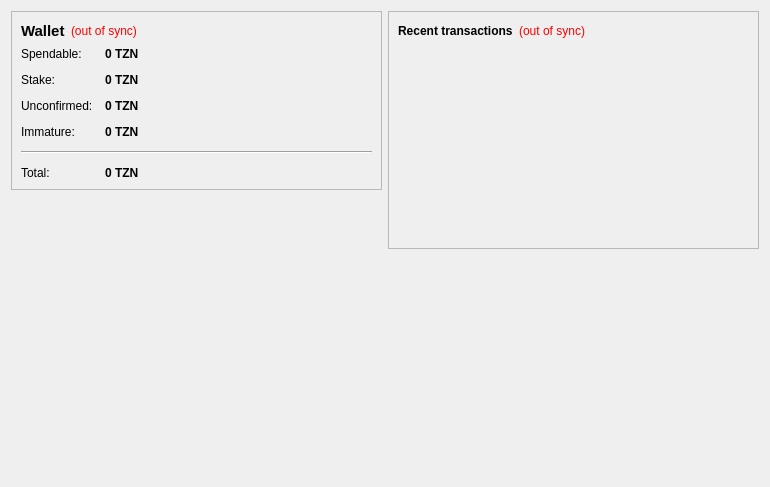
<?xml version="1.0" encoding="UTF-8"?>
<ui version="4.0">
 <class>OverviewPage</class>
 <widget class="QWidget" name="OverviewPage">
  <property name="geometry">
   <rect>
    <x>0</x>
    <y>0</y>
    <width>770</width>
    <height>487</height>
   </rect>
  </property>
  <property name="windowTitle">
   <string>Form</string>
  </property>
  <layout class="QHBoxLayout" name="horizontalLayout" stretch="1,1">
   <item>
    <layout class="QVBoxLayout" name="verticalLayout_2">
     <item>
      <widget class="QFrame" name="frame">
       <property name="frameShape">
        <enum>QFrame::StyledPanel</enum>
       </property>
       <property name="frameShadow">
        <enum>QFrame::Raised</enum>
       </property>
       <layout class="QVBoxLayout" name="verticalLayout_4">
        <item>
         <layout class="QHBoxLayout" name="horizontalLayout_4">
          <item>
           <widget class="QLabel" name="label_5">
            <property name="font">
             <font>
              <pointsize>11</pointsize>
              <weight>75</weight>
              <bold>true</bold>
             </font>
            </property>
            <property name="text">
             <string>Wallet</string>
            </property>
           </widget>
          </item>
          <item>
           <widget class="QLabel" name="labelWalletStatus">
            <property name="toolTip">
             <string>The displayed information may be out of date. Your wallet automatically synchronizes with the TanzaNite network after a connection is established, but this process has not completed yet.</string>
            </property>
            <property name="styleSheet">
             <string notr="true">QLabel { color: red; }</string>
            </property>
            <property name="text">
             <string notr="true">(out of sync)</string>
            </property>
            <property name="alignment">
             <set>Qt::AlignLeading|Qt::AlignLeft|Qt::AlignVCenter</set>
            </property>
           </widget>
          </item>
          <item>
           <spacer name="horizontalSpacer_2">
            <property name="orientation">
             <enum>Qt::Horizontal</enum>
            </property>
            <property name="sizeHint" stdset="0">
             <size>
              <width>40</width>
              <height>20</height>
             </size>
            </property>
           </spacer>
          </item>
         </layout>
        </item>
        <item>
         <layout class="QFormLayout" name="formLayout_2">
          <property name="fieldGrowthPolicy">
           <enum>QFormLayout::AllNonFixedFieldsGrow</enum>
          </property>
          <property name="horizontalSpacing">
           <number>12</number>
          </property>
          <property name="verticalSpacing">
           <number>12</number>
          </property>
          <item row="0" column="0">
           <widget class="QLabel" name="label">
            <property name="text">
             <string>Spendable:</string>
            </property>
           </widget>
          </item>
          <item row="0" column="1">
           <widget class="QLabel" name="labelBalance">
            <property name="font">
             <font>
              <weight>75</weight>
              <bold>true</bold>
             </font>
            </property>
            <property name="cursor">
             <cursorShape>IBeamCursor</cursorShape>
            </property>
            <property name="toolTip">
             <string>Your current spendable balance</string>
            </property>
            <property name="text">
             <string notr="true">0 TZN</string>
            </property>
            <property name="textInteractionFlags">
             <set>Qt::LinksAccessibleByMouse|Qt::TextSelectableByKeyboard|Qt::TextSelectableByMouse</set>
            </property>
           </widget>
          </item>
          <item row="1" column="0">
           <widget class="QLabel" name="label_6">
            <property name="text">
             <string>Stake:</string>
            </property>
           </widget>
          </item>
          <item row="1" column="1">
           <widget class="QLabel" name="labelStake">
            <property name="font">
             <font>
              <weight>75</weight>
              <bold>true</bold>
             </font>
            </property>
            <property name="cursor">
             <cursorShape>IBeamCursor</cursorShape>
            </property>
            <property name="toolTip">
             <string>Total of coins that was staked, and do not yet count toward the current balance</string>
            </property>
            <property name="text">
             <string notr="true">0 TZN</string>
            </property>
            <property name="textInteractionFlags">
             <set>Qt::LinksAccessibleByMouse|Qt::TextSelectableByKeyboard|Qt::TextSelectableByMouse</set>
            </property>
           </widget>
          </item>
          <item row="2" column="0">
           <widget class="QLabel" name="label_3">
            <property name="text">
             <string>Unconfirmed:</string>
            </property>
           </widget>
          </item>
          <item row="2" column="1">
           <widget class="QLabel" name="labelUnconfirmed">
            <property name="font">
             <font>
              <weight>75</weight>
              <bold>true</bold>
             </font>
            </property>
            <property name="cursor">
             <cursorShape>IBeamCursor</cursorShape>
            </property>
            <property name="toolTip">
             <string>Total of transactions that have yet to be confirmed, and do not yet count toward the current balance</string>
            </property>
            <property name="text">
             <string notr="true">0 TZN</string>
            </property>
            <property name="textInteractionFlags">
             <set>Qt::LinksAccessibleByMouse|Qt::TextSelectableByKeyboard|Qt::TextSelectableByMouse</set>
            </property>
           </widget>
          </item>
          <item row="3" column="0">
           <widget class="QLabel" name="labelImmatureText">
            <property name="text">
             <string>Immature:</string>
            </property>
           </widget>
          </item>
          <item row="3" column="1">
           <widget class="QLabel" name="labelImmature">
            <property name="font">
             <font>
              <weight>75</weight>
              <bold>true</bold>
             </font>
            </property>
            <property name="toolTip">
             <string>Mined balance that has not yet matured</string>
            </property>
            <property name="text">
             <string notr="true">0 TZN</string>
            </property>
            <property name="textInteractionFlags">
             <set>Qt::LinksAccessibleByMouse|Qt::TextSelectableByKeyboard|Qt::TextSelectableByMouse</set>
            </property>
           </widget>
          </item>
          <item row="4" column="0" colspan="2">
           <widget class="Line" name="line">
            <property name="orientation">
             <enum>Qt::Horizontal</enum>
            </property>
           </widget>
          </item>
          <item row="5" column="0">
           <widget class="QLabel" name="labelTotalText">
            <property name="text">
             <string>Total:</string>
            </property>
           </widget>
          </item>
          <item row="5" column="1">
           <widget class="QLabel" name="labelTotal">
            <property name="font">
             <font>
              <weight>75</weight>
              <bold>true</bold>
             </font>
            </property>
            <property name="cursor">
             <cursorShape>IBeamCursor</cursorShape>
            </property>
            <property name="toolTip">
             <string>Your current total balance</string>
            </property>
            <property name="text">
             <string notr="true">0 TZN</string>
            </property>
            <property name="textInteractionFlags">
             <set>Qt::LinksAccessibleByMouse|Qt::TextSelectableByKeyboard|Qt::TextSelectableByMouse</set>
            </property>
           </widget>
          </item>
         </layout>
        </item>
       </layout>
      </widget>
     </item>
     <item>
      <spacer name="verticalSpacer">
       <property name="orientation">
        <enum>Qt::Vertical</enum>
       </property>
       <property name="sizeHint" stdset="0">
        <size>
         <width>20</width>
         <height>40</height>
        </size>
       </property>
      </spacer>
     </item>
     <item alignment="Qt::AlignHCenter|Qt::AlignVCenter">
      <widget class="QLabel" name="label_2">
       <property name="autoFillBackground">
        <bool>true</bool>
       </property>
       <property name="text">
        <string/>
       </property>
       <property name="pixmap">
        <pixmap resource="../bitcoin.qrc">:/images/about</pixmap>
       </property>
       <property name="scaledContents">
        <bool>false</bool>
       </property>
       <property name="margin">
        <number>0</number>
       </property>
      </widget>
     </item>
    </layout>
   </item>
   <item>
    <layout class="QVBoxLayout" name="verticalLayout_3">
     <item>
      <widget class="QFrame" name="frame_2">
       <property name="frameShape">
        <enum>QFrame::StyledPanel</enum>
       </property>
       <property name="frameShadow">
        <enum>QFrame::Raised</enum>
       </property>
       <layout class="QVBoxLayout" name="verticalLayout">
        <item>
         <layout class="QHBoxLayout" name="horizontalLayout_2">
          <item>
           <widget class="QLabel" name="label_4">
            <property name="text">
             <string>&lt;b&gt;Recent transactions&lt;/b&gt;</string>
            </property>
           </widget>
          </item>
          <item>
           <widget class="QLabel" name="labelTransactionsStatus">
            <property name="toolTip">
             <string>The displayed information may be out of date. Your wallet automatically synchronizes with the TanzaNite network after a connection is established, but this process has not completed yet.</string>
            </property>
            <property name="styleSheet">
             <string notr="true">QLabel { color: red; }</string>
            </property>
            <property name="text">
             <string notr="true">(out of sync)</string>
            </property>
            <property name="alignment">
             <set>Qt::AlignRight|Qt::AlignTrailing|Qt::AlignVCenter</set>
            </property>
           </widget>
          </item>
          <item>
           <spacer name="horizontalSpacer">
            <property name="orientation">
             <enum>Qt::Horizontal</enum>
            </property>
            <property name="sizeHint" stdset="0">
             <size>
              <width>40</width>
              <height>20</height>
             </size>
            </property>
           </spacer>
          </item>
         </layout>
        </item>
        <item>
         <widget class="QListView" name="listTransactions">
          <property name="styleSheet">
           <string notr="true">QListView { background: transparent; }</string>
          </property>
          <property name="frameShape">
           <enum>QFrame::NoFrame</enum>
          </property>
          <property name="verticalScrollBarPolicy">
           <enum>Qt::ScrollBarAlwaysOff</enum>
          </property>
          <property name="horizontalScrollBarPolicy">
           <enum>Qt::ScrollBarAlwaysOff</enum>
          </property>
          <property name="selectionMode">
           <enum>QAbstractItemView::NoSelection</enum>
          </property>
         </widget>
        </item>
       </layout>
      </widget>
     </item>
     <item>
      <spacer name="verticalSpacer_2">
       <property name="orientation">
        <enum>Qt::Vertical</enum>
       </property>
       <property name="sizeHint" stdset="0">
        <size>
         <width>20</width>
         <height>40</height>
        </size>
       </property>
      </spacer>
     </item>
    </layout>
   </item>
  </layout>
 </widget>
 <resources>
  <include location="../bitcoin.qrc"/>
 </resources>
 <connections/>
</ui>
